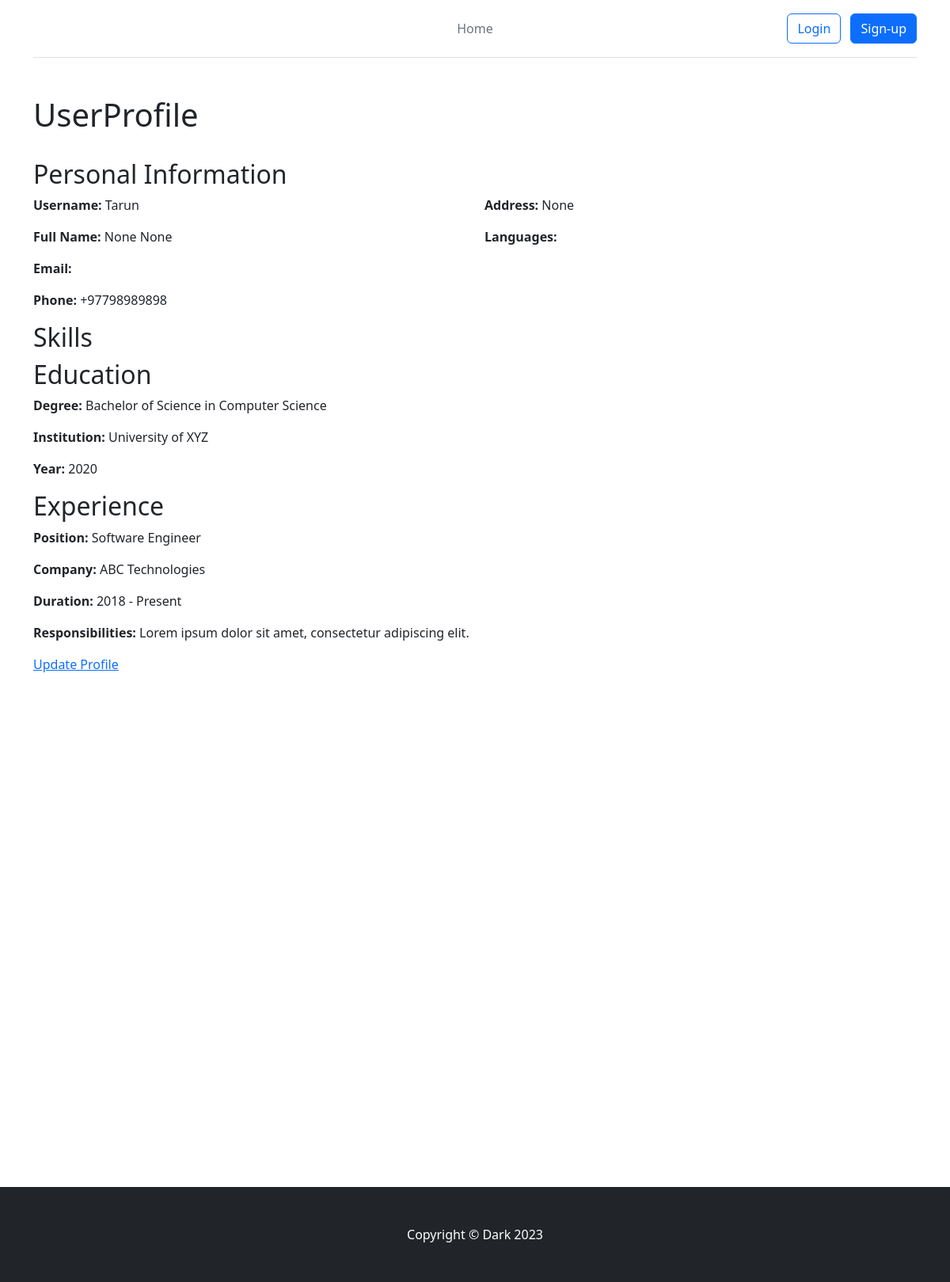
The app's page /profile/1/, older data.
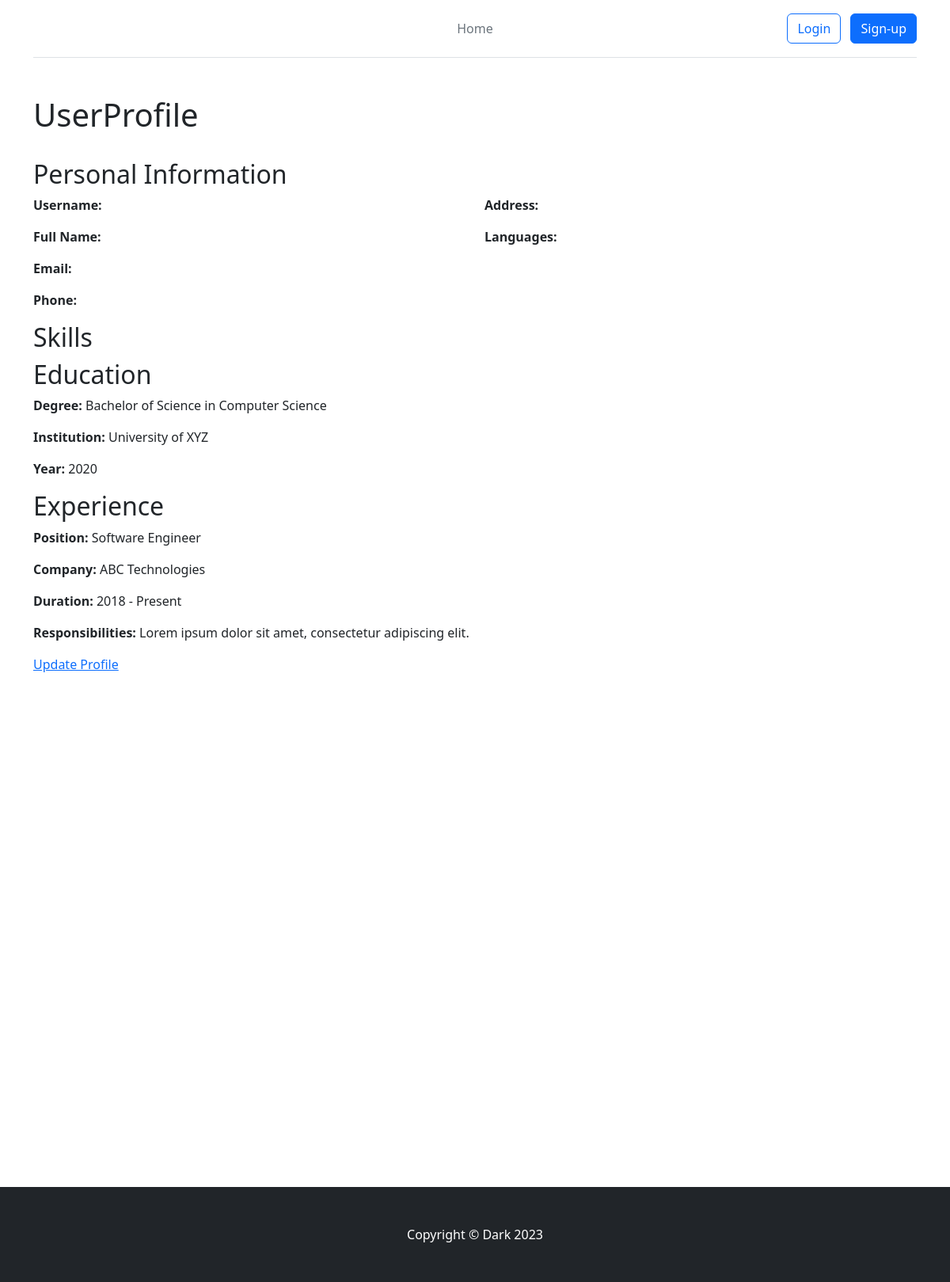
The same page, newer data.
### base/models.py (models this page shows, shortened)
class CustomUser(AbstractUser):
    first_name = models.CharField(max_length=50, null=True)
    last_name = models.CharField(max_length=50, null=True)
    username = models.CharField(max_length=50, unique=True, blank=True, null=True)
    address = models.CharField(max_length=100, null=True)
    gender = enum.EnumField(Gender_choice, default=Gender_choice.Others)
    email = models.EmailField(unique=True)
    phone = models.CharField(unique=True, max_length=20)
    date_of_birth = models.DateField(default=None, null=True)
    profile_picture = models.ImageField(null=True, upload_to='static/', blank=True)
    skills = models.ManyToManyField(Skill)
    languages = models.ManyToManyField(Language)
    groups = models.ManyToManyField(
        Group,
        related_name='customuser_set',
        blank=True,
        help_text=('The groups this user belongs to. A user will get all permissions granted to each of their groups.'),
        related_query_name='customuser'
    )
    user_permissions = models.ManyToManyField(
        Permission,
        related_name='customuser_set',
        blank=True,
        help_text=('Specific permissions for this user.'),
        related_query_name='customuser'
    )

### base/views.py (the view)
# urls.py: path('profile/<int:user_id>/', views.User_profile, name='profile'),
def User_profile(request, user_id):
    users = CustomUser.objects.filter(pk=user_id).first()
    return render(request, 'user_profile.html', context={'users':users})

### templates/user_profile.html (shortened to what this page needs)
{% extends 'base.html'%}
    {%block content%}
    <div class="container">
      <br>
      <h1>UserProfile</h1>
        <br>
      <div class="cv-section">
          <h2>Personal Information</h2>
          <div class="row">
              <div class="col-md-6">
                  <p><strong>Username:</strong> {{ users.username|capfirst }}</p>
                  <p><strong>Full Name:</strong> {{ users.first_name|capfirst }} {{ users.last_name|capfirst }}</p>
                  <p><strong>Email:</strong> {{ users.email }}</p>
                  <p><strong>Phone:</strong> {{ users.phone }}</p>
              </div>
              <div class="col-md-6">
                  <p><strong>Address:</strong> {{ users.address|capfirst }}</p>
                  <p><strong>Languages:</strong>
                  </p>
              </div>
          </div>
      </div>
      <div class="cv-section">
        <h2>Skills</h2>
    </div>
      <div class="cv-section">
          <h2>Education</h2>
          <p><strong>Degree:</strong> Bachelor of Science in Computer Science</p>
          <p><strong>Institution:</strong> University of XYZ</p>
          <p><strong>Year:</strong> 2020</p>
      </div>
      <div class="cv-section">
          <h2>Experience</h2>
          <p><strong>Position:</strong> Software Engineer</p>
          <p><strong>Company:</strong> ABC Technologies</p>
          <p><strong>Duration:</strong> 2018 - Present</p>
          <p><strong>Responsibilities:</strong> Lorem ipsum dolor sit amet, consectetur adipiscing elit.</p>
      </div>
      <a href="{% url 'update_profile' users.id %}">Update Profile</a>
  </div>
{%endblock%}

Row changes from the older to the newer data that the page shows:
removed CustomUser: username "Tarun", first_name "None", last_name "None", phone "+97798989898", address "None"
